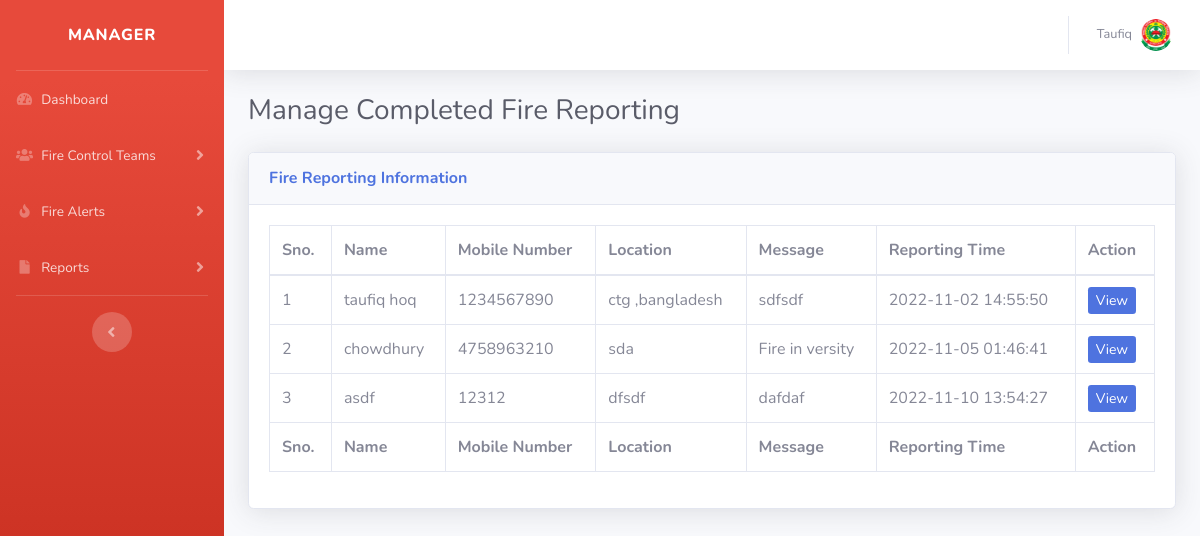
The app's page /admin/completed-requests2.php (signed in) with its own data.
### tables this page shows
CREATE TABLE `tblmanager` (
  `ManagerID` int(11) NOT NULL,
  `ManagerName` varchar(50) NOT NULL,
  `ManagerUsername` varchar(200) NOT NULL,
  `ManagerContact` varchar(12) NOT NULL,
  `ManagerEmail` varchar(100) NOT NULL,
  `ManagerPass` varchar(100) NOT NULL,
  `isActive` int(1) DEFAULT NULL
);

CREATE TABLE `tblsite` (
  `id` int(11) NOT NULL,
  `siteTitle` varchar(255) DEFAULT NULL,
  `siteLogo` varchar(255) DEFAULT NULL,
  `sitephone` varchar(11) DEFAULT NULL
);

CREATE TABLE `tblfirereport` (
  `id` int(11) NOT NULL,
  `fullName` varchar(255) DEFAULT NULL,
  `mobileNumber` bigint(12) DEFAULT NULL,
  `location` mediumtext DEFAULT NULL,
  `messgae` mediumtext DEFAULT NULL,
  `assignTo` int(11) DEFAULT NULL,
  `status` varchar(120) DEFAULT NULL,
  `postingDate` timestamp NULL DEFAULT current_timestamp(),
  `assignTime` varchar(255) DEFAULT NULL,
  `assignTme` varchar(255) NOT NULL
);

### admin/completed-requests2.php (the view, shortened to what this page needs)
<?php session_start();
include_once('includes/config.php');
if (strlen($_SESSION['aaid']==0)) {
  header('location:logout.php');
  } else{
?>
<!DOCTYPE html>
<html lang="en">
<head>
    <link href="vendor/fontawesome-free/css/all.min.css" rel="stylesheet" type="text/css">
    <link href="css/sb-admin-2.min.css" rel="stylesheet">
</head>
<body id="page-top">
    <div id="wrapper">
  <?php include_once('includes/sidebar2.php');?>
        <div id="content-wrapper" class="d-flex flex-column">
            <div id="content">
<?php include_once('includes/topbar2.php');?>
                <div class="container-fluid">
                       <div class="d-sm-flex align-items-center justify-content-between mb-4">
                        <h1 class="h3 mb-0 text-gray-800">Manage  Completed Fire Reporting</h1>
                    </div>
                    <div class="card shadow mb-4">
                        <div class="card-header py-3">
                            <h6 class="m-0 font-weight-bold text-primary">Fire Reporting Information</h6>
                        </div>
                        <div class="card-body">
                            <div class="table-responsive">
                                <table class="table table-bordered"  width="100%" cellspacing="0">
                                    <thead>
                                        <tr>
                                            <th>Sno.</th>
                                            <th>Name</th>
                                            <th>Mobile Number</th>
                                            <th>Location </th>
                                             <th>Message</th>
                                             <th>Reporting Time</th>
                                            <th>Action</th>
                                        </tr>
                                    </thead>
                                    <tfoot>
                                     <tr>
                                            <th>Sno.</th>
                                            <th>Name</th>
                                            <th>Mobile Number</th>
                                            <th>Location </th>
                                             <th>Message</th>
                                             <th>Reporting Time</th>
                                            <th>Action</th>
                                        </tr>
                                    </tfoot>
                                    <tbody>
<?php $query=mysqli_query($con,"select * from tblfirereport where status='Request Completed'");
$cnt=1;
while($row=mysqli_fetch_array($query)){
?>
                                        <tr>
                                            <td><?php echo $cnt;?></td>
                                            <td><?php echo $row['fullName'];?></td>
                                            <td><?php echo $row['mobileNumber'];?></td>
                                            <td><?php echo $row['location'];?></td>
                                            <td><?php echo $row['messgae'];?></td>
                                            <td><?php echo $row['postingDate'];?></td>
                                            <td>
                                <a href="request-details.php?requestid=<?php echo $row['id'];?>" class="btn-sm btn-primary">View</a>
                              </td>
                                        </tr>
                               <?php $cnt++;
                           } ?>
                                    </tbody>
                                </table>
                            </div>
                        </div>
                    </div>
                </div>
            </div>
        </div>
    </div>
</body>
</html>
<?php } ?>

### admin/includes/topbar2.php (shortened to what this page needs)
<nav class="navbar navbar-expand navbar-light bg-white topbar mb-4 static-top shadow">
<?php if($_SESSION['aaid']):?>
<ul class="navbar-nav ml-auto">
    <li class="nav-item dropdown no-arrow">
        <a class="nav-link dropdown-toggle" href="#" id="userDropdown" role="button"
            data-toggle="dropdown" aria-haspopup="true" aria-expanded="false">
<?php
$adid=$_SESSION['aaid'];
$ret1=mysqli_query($con,"select ManagerUsername from tblmanager where ManagerID='$adid'");
while($row1=mysqli_fetch_array($ret1)){
?>
            <span class="mr-2 d-none d-lg-inline text-gray-600 small"><?php  echo $row1['ManagerUsername'];?></span>
       <?php } ?>
            <img class="img-profile rounded-circle"
                src="uploadeddata/<?php echo $logo;?>">
        </a>
    </li>
</ul>
<?php endif;?>
</nav>

### records on screen
tblmanager: ManagerUsername "Taufiq"
tblsite: siteLogo (picture)
tblfirereport: fullName "taufiq hoq", mobileNumber "1234567890", location "ctg ,bangladesh", messgae "sdfsdf", postingDate "2022-11-02 14:55:50"
tblfirereport: fullName "chowdhury", mobileNumber "4758963210", location "sda", messgae "Fire in versity", postingDate "2022-11-05 01:46:41"
tblfirereport: fullName "asdf", mobileNumber "12312", location "dfsdf", messgae "dafdaf", postingDate "2022-11-10 13:54:27"
